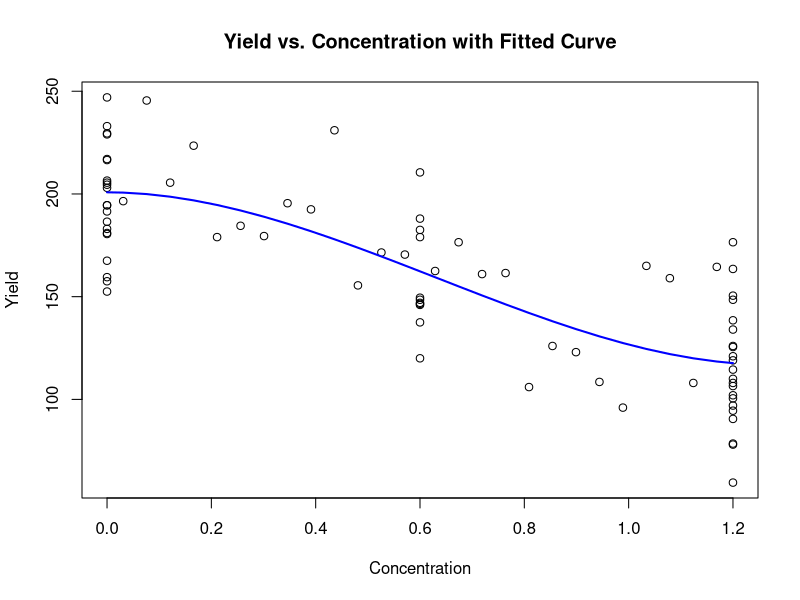
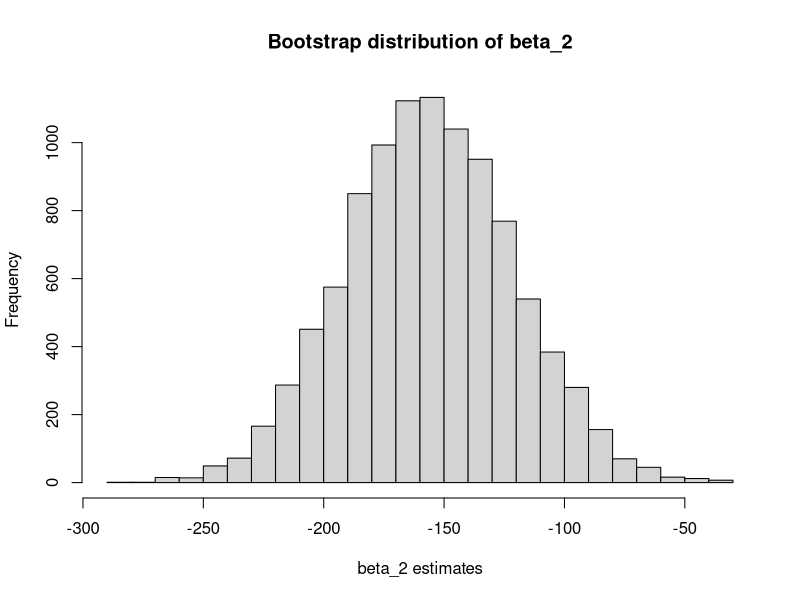

These charts were generated, in order, by the following R code:
## ---- chunk 1
knitr::opts_chunk$set(fig.pos = 'H')
library(boot)
library(knitr)
## ---- chunk 2
#' Get coefficient
#'A function that returns the coefficient of interest from the data.
#' @param data Entire data frame
#' @param i  Resampled row indices
#'
#' @returns Beta2 of formula
boot_func <- function(data, i){
  data_boot <- data[i, ]
  model <- lm(data_boot$X215.5 ~ I(data_boot$X0.000^2) + I(data_boot$X0.000^3))
  return(coef(model)[2])
}
## ---- chunk 3
data <- read.table("kresseertrag.dat", header = TRUE, sep = "", stringsAsFactors = FALSE)
x = data$X0.000
y = data$X215.5
regression_model <- lm(y ~ x + I(x^2) + I(x^3),data = data)
summary(regression_model)
## ---- chunk 4
final_model <- lm(y ~ I(x^2) + I(x^3),data = data)
pred <- predict(final_model) 
confint(final_model, level = 0.95)
## ---- chunk 5
plot(x,y, xlab = "Concentration", 
     ylab = "Yield",
     main = "Yield vs. Concentration with Fitted Curve")
lines(x, pred, col = "blue", lwd = 2)
## ---- chunk 6
set.seed(12345) 
B <- 10000
n <- nrow(data)

beta2_boot <- numeric(B)

for (i in 1:B) {
  sample_id <- sample(1:n, size = n, replace = TRUE)
  data_boot <- data[sample_id, ]
  x = data_boot$X0.000
  y = data_boot$X215.5
  model_boot <- lm(y ~ I(x^2) + I(x^3), data = data_boot)
  
  beta2_boot[i] <- coef(model_boot)[2]
}

hist(beta2_boot, breaks = 30, main = "Bootstrap distribution of beta_2",
     xlab = "beta_2 estimates")
## ---- chunk 7
beta2_boot_sort <- sort(beta2_boot)
ci95 <- c(beta2_boot_sort[round(B*0.025)],beta2_boot_sort[round(B*0.975)])
ci95
## ---- chunk 8
get_boot <- boot(data = data, statistic = boot_func, R = 10000)
boot.ci(get_boot, type = "perc")
cat("\n")
boot.ci(get_boot, type = "bca")
## ---- chunk 9
results <- data.frame(
  CI = c("(-230.3, -81.7)", "(-222.7, -87.2)", 
         "(-222.3, -85.4)", "(-221.8, -84.9)"),
  Width = c(148.6,135.5,136.9,136.9),
  row.names = c("lm", "customed_bootstrap", 
                "bootstrap_per", "bootstrap_BCa")
)
kable(results)
